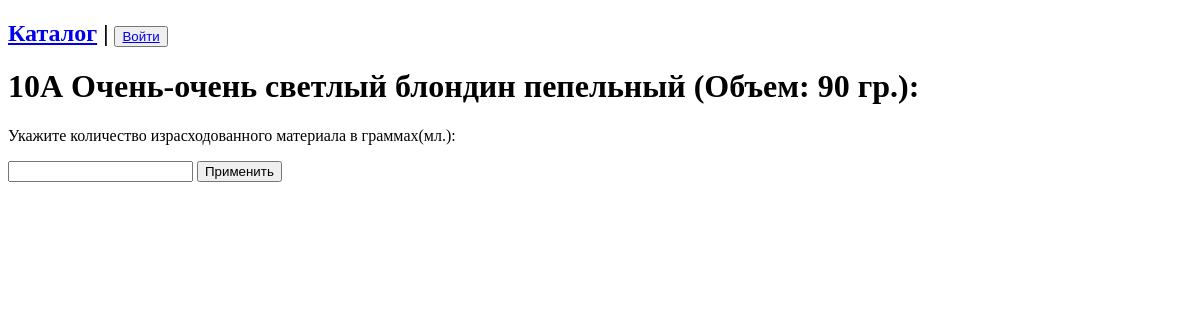
Page /warehouse/389/expense/ on the earlier database version.
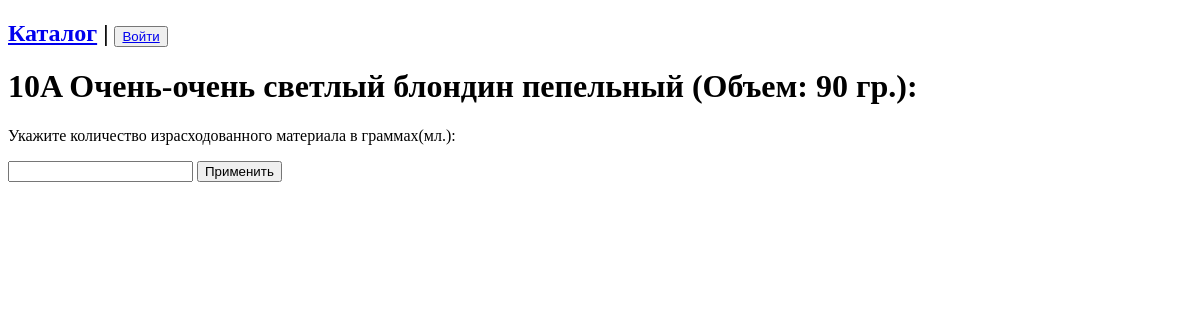
Same page on the later database version.
### WareHouse/models.py (models this page shows, shortened)
class Material(models.Model):
    BRANDS = [
        ('Matrix', 'Матрикс'),
        ('Estel', 'Эстель'),
    ]
    brand = models.CharField('Бренд', max_length=32, choices=BRANDS, default='Matrix')
    category = models.ForeignKey('Category', on_delete=models.CASCADE, verbose_name='Категория')
    number = models.ForeignKey('Number', max_length=256, on_delete=models.CASCADE, verbose_name='Номер')
    volume = models.PositiveSmallIntegerField('Объем', default=0)
    quantity = models.PositiveSmallIntegerField('Количество', default=0)
    tracked = models.BooleanField('Отслеживаемость', default=False)
    def __str__(self):
        return f'{self.number}'

class Number(models.Model):
    name = models.CharField('Идентификатор', max_length=256)
    def __str__(self):
        return f'{self.name}'

### WareHouse/views.py (the view, shortened to what this page needs)
# urls.py: path('<int:pk>/expense/', expense, name='expense'),
def expense(request, pk):
    material = Material.objects.get(pk=pk)
    form = UpdateForm()
    context = {
        'form': form,
        'material': material,
    }
    return render(request, 'WareHouse/material_expense.html', context=context)

### WareHouse/forms.py
class UpdateForm(forms.Form):
    packages = forms.IntegerField(min_value=0, required=False)
    quantity = forms.IntegerField(min_value=0, required=False)

### WareHouse/templatetags/custom_tags.py (called while the page is built)
@register.simple_tag(name='is_admin')
def is_admin(request):
    is_admin = request.user.groups.filter(name='admins').exists()
    return is_admin

### WareHouse/templates/WareHouse/material_expense.html (shortened to what this page needs)
{% extends 'WareHouse/base.html' %}
{% block content %}
<h1>{{ material }} (Объем: {{ material.volume }} гр.):</h1>
<form method="post">
    <p>Укажите количество израсходованного материала в граммах(мл.):</p>
    <p>{{ form.quantity }} <input type="submit" value="Применить"></p>
</form>
{% endblock content %}

### WareHouse/templates/WareHouse/base.html (shortened to what this page needs)
{% load custom_tags %}
{% is_admin request as is_admin %}
<!doctype html>
<html lang="en">
<head>
</head>
<body>
<nav>
    <h1>
        <a href="{% url 'home' %}">Каталог</a> |
        {% if not request.user.is_authenticated %}
        <button><a href="{% url 'login' %}">Войти</a></button>
        {% endif %}
    </h1>
</nav>
{% block content %}
{% endblock content %}
</body>
</html>

Differences in the rows shown:
changed Material: number.name "10А Очень-очень светлый блондин пепельный" → "10A Очень-очень светлый блондин пепельный"
